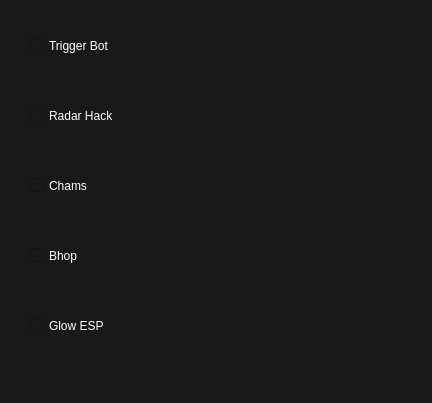
<?xml version="1.0" encoding="UTF-8"?>
<ui version="4.0">
 <class>MainWindow</class>
 <widget class="QMainWindow" name="MainWindow">
  <property name="geometry">
   <rect>
    <x>0</x>
    <y>0</y>
    <width>432</width>
    <height>403</height>
   </rect>
  </property>
  <property name="windowTitle">
   <string>MainWindow</string>
  </property>
  <property name="styleSheet">
   <string notr="true">background-color: rgb(25, 25, 25);
color: rgb(255, 255, 255);</string>
  </property>
  <widget class="QWidget" name="centralwidget">
   <widget class="QCheckBox" name="checkBox">
    <property name="geometry">
     <rect>
      <x>30</x>
      <y>20</y>
      <width>201</width>
      <height>51</height>
     </rect>
    </property>
    <property name="styleSheet">
     <string notr="true">font: 16pt &quot;MS Shell Dlg 2&quot;;</string>
    </property>
    <property name="text">
     <string>Trigger Bot</string>
    </property>
   </widget>
   <widget class="QCheckBox" name="checkBox_2">
    <property name="geometry">
     <rect>
      <x>30</x>
      <y>90</y>
      <width>201</width>
      <height>51</height>
     </rect>
    </property>
    <property name="styleSheet">
     <string notr="true">font: 16pt &quot;MS Shell Dlg 2&quot;;</string>
    </property>
    <property name="text">
     <string>Radar Hack</string>
    </property>
   </widget>
   <widget class="QCheckBox" name="checkBox_3">
    <property name="geometry">
     <rect>
      <x>30</x>
      <y>160</y>
      <width>201</width>
      <height>51</height>
     </rect>
    </property>
    <property name="styleSheet">
     <string notr="true">font: 16pt &quot;MS Shell Dlg 2&quot;;</string>
    </property>
    <property name="text">
     <string>Chams</string>
    </property>
   </widget>
   <widget class="QCheckBox" name="checkBox_4">
    <property name="geometry">
     <rect>
      <x>30</x>
      <y>230</y>
      <width>201</width>
      <height>51</height>
     </rect>
    </property>
    <property name="styleSheet">
     <string notr="true">font: 16pt &quot;MS Shell Dlg 2&quot;;</string>
    </property>
    <property name="text">
     <string>Bhop</string>
    </property>
   </widget>
   <widget class="QCheckBox" name="checkBox_5">
    <property name="geometry">
     <rect>
      <x>30</x>
      <y>300</y>
      <width>201</width>
      <height>51</height>
     </rect>
    </property>
    <property name="styleSheet">
     <string notr="true">font: 16pt &quot;MS Shell Dlg 2&quot;;</string>
    </property>
    <property name="text">
     <string>Glow ESP</string>
    </property>
   </widget>
  </widget>
  <widget class="QStatusBar" name="statusbar"/>
 </widget>
 <resources/>
 <connections/>
</ui>
